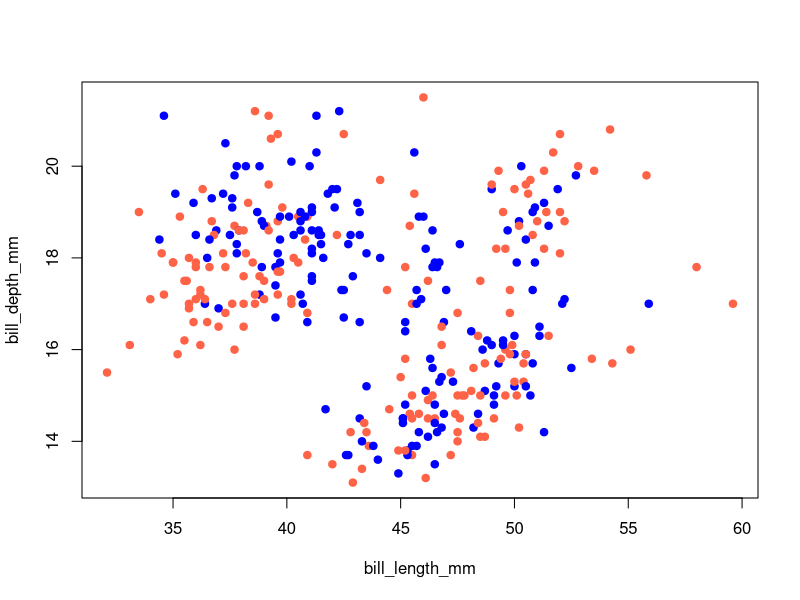
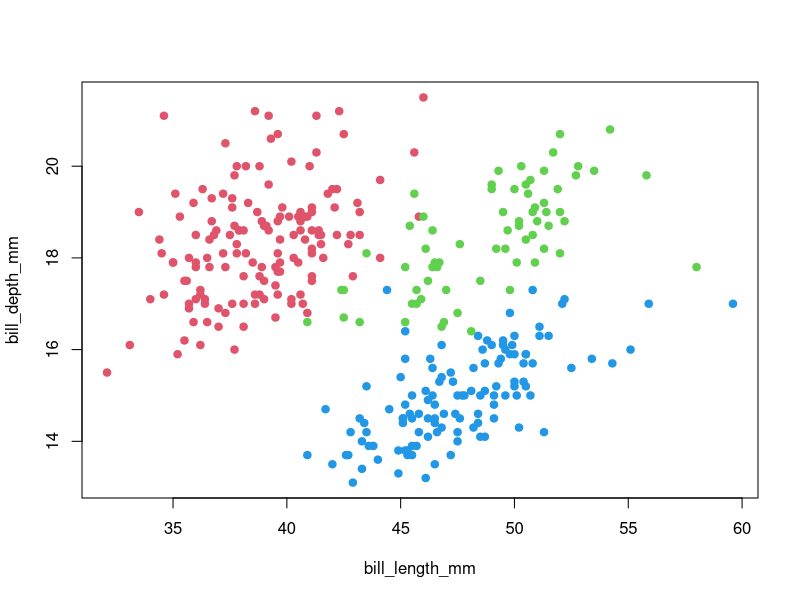

The R source for these figures, in order:
## ---- chunk 1
knitr::opts_chunk$set(echo = TRUE)
## ---- chunk 2
library(palmerpenguins)
library(psych)
describe(penguins)
## ---- chunk 3
df <- na.omit(penguins)
plot(bill_depth_mm ~ bill_length_mm, data=df, pch=19, col=c('tomato','blue'))

as.numeric(df$species)
plot(bill_depth_mm ~ bill_length_mm, data=df, pch=19, col=as.numeric(df$species)+1)
